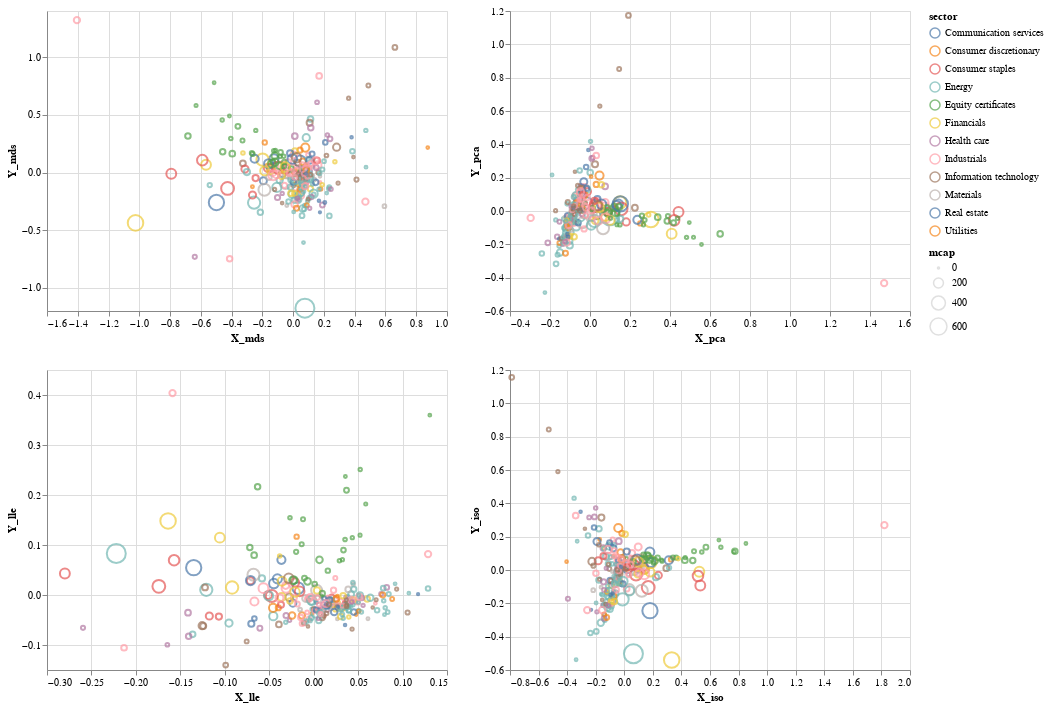

This figure's notebook cell:
### Code cell
interval = alt.selection_interval(encodings=['x', 'y'])

chart = alt.Chart(df_altair).mark_point().encode(
    color=alt.condition(interval, 'sector', alt.value('lightgray')),
    tooltip=['ticker'],
    size='mcap',
).properties(selection=interval)

(chart.encode(x='X_mds', y='Y_mds') | chart.encode(x='X_pca', y='Y_pca')) &\
(chart.encode(x='X_lle', y='Y_lle') | chart.encode(x='X_iso', y='Y_iso'))

### Figure 1 — Vega-Lite specification as saved in the notebook (floating-point values rounded to 4 significant figures; data arrays with more than 128 entries replaced by an {"elided": "..."} marker saying what was removed)
{"$schema": "https://vega.github.io/schema/vega-lite/v3.4.0.json", "config": {"mark": {"tooltip": null}, "view": {"height": 300, "width": 400}}, "data": {"name": "data-23e4107f22eb15e2b0ba768068694e09"}, "datasets": {"data-23e4107f22eb15e2b0ba768068694e09": {"elided": "246 records"}}, "vconcat": [{"hconcat": [{"encoding": {"color": {"condition": {"field": "sector", "selection": "selector002", "type": "nominal"}, "value": "lightgray"}, "size": {"field": "mcap", "type": "quantitative"}, "tooltip": [{"field": "ticker", "type": "nominal"}], "x": {"field": "X_mds", "type": "quantitative"}, "y": {"field": "Y_mds", "type": "quantitative"}}, "mark": "point", "selection": {"selector002": {"encodings": ["x", "y"], "type": "interval"}}}, {"encoding": {"color": {"condition": {"field": "sector", "selection": "selector002", "type": "nominal"}, "value": "lightgray"}, "size": {"field": "mcap", "type": "quantitative"}, "tooltip": [{"field": "ticker", "type": "nominal"}], "x": {"field": "X_pca", "type": "quantitative"}, "y": {"field": "Y_pca", "type": "quantitative"}}, "mark": "point", "selection": {"selector002": {"encodings": ["x", "y"], "type": "interval"}}}]}, {"hconcat": [{"encoding": {"color": {"condition": {"field": "sector", "selection": "selector002", "type": "nominal"}, "value": "lightgray"}, "size": {"field": "mcap", "type": "quantitative"}, "tooltip": [{"field": "ticker", "type": "nominal"}], "x": {"field": "X_lle", "type": "quantitative"}, "y": {"field": "Y_lle", "type": "quantitative"}}, "mark": "point", "selection": {"selector002": {"encodings": ["x", "y"], "type": "interval"}}}, {"encoding": {"color": {"condition": {"field": "sector", "selection": "selector002", "type": "nominal"}, "value": "lightgray"}, "size": {"field": "mcap", "type": "quantitative"}, "tooltip": [{"field": "ticker", "type": "nominal"}], "x": {"field": "X_iso", "type": "quantitative"}, "y": {"field": "Y_iso", "type": "quantitative"}}, "mark": "point", "selection": {"selector002": {"encodings": ["x", "y"], "type": "interval"}}}]}]}
